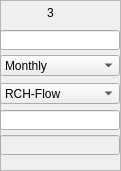
     <widget class="QFrame" name="frame_5">
      <property name="geometry">
       <rect>
        <x>425</x>
        <y>255</y>
        <width>121</width>
        <height>171</height>
       </rect>
      </property>
      <property name="frameShape">
       <enum>QFrame::StyledPanel</enum>
      </property>
      <property name="frameShadow">
       <enum>QFrame::Raised</enum>
      </property>
      <widget class="QLineEdit" name="txt_sub_3">
       <property name="geometry">
        <rect>
         <x>0</x>
         <y>30</y>
         <width>120</width>
         <height>20</height>
        </rect>
       </property>
       <property name="inputMethodHints">
        <set>Qt::ImhPreferNumbers</set>
       </property>
       <property name="alignment">
        <set>Qt::AlignRight|Qt::AlignTrailing|Qt::AlignVCenter</set>
       </property>
      </widget>
      <widget class="QLineEdit" name="txt_weight_3">
       <property name="geometry">
        <rect>
         <x>0</x>
         <y>110</y>
         <width>120</width>
         <height>20</height>
        </rect>
       </property>
       <property name="inputMethodHints">
        <set>Qt::ImhPreferNumbers</set>
       </property>
       <property name="alignment">
        <set>Qt::AlignRight|Qt::AlignTrailing|Qt::AlignVCenter</set>
       </property>
      </widget>
      <widget class="QLabel" name="label_23">
       <property name="geometry">
        <rect>
         <x>40</x>
         <y>5</y>
         <width>21</width>
         <height>16</height>
        </rect>
       </property>
       <property name="cursor">
        <cursorShape>ArrowCursor</cursorShape>
       </property>
       <property name="text">
        <string>3</string>
       </property>
       <property name="alignment">
        <set>Qt::AlignCenter</set>
       </property>
      </widget>
      <widget class="QLineEdit" name="txt_crop_3">
       <property name="enabled">
        <bool>false</bool>
       </property>
       <property name="geometry">
        <rect>
         <x>0</x>
         <y>135</y>
         <width>120</width>
         <height>20</height>
        </rect>
       </property>
       <property name="inputMethodHints">
        <set>Qt::ImhPreferNumbers</set>
       </property>
       <property name="text">
        <string/>
       </property>
       <property name="alignment">
        <set>Qt::AlignRight|Qt::AlignTrailing|Qt::AlignVCenter</set>
       </property>
      </widget>
      <widget class="QComboBox" name="txt_dt_3">
       <property name="geometry">
        <rect>
         <x>0</x>
         <y>55</y>
         <width>120</width>
         <height>21</height>
        </rect>
       </property>
       <item>
        <property name="text">
         <string>Monthly</string>
        </property>
       </item>
       <item>
        <property name="text">
         <string>Daily</string>
        </property>
       </item>
       <item>
        <property name="text">
         <string>Yearly</string>
        </property>
       </item>
       <item>
        <property name="text">
         <string>Annual Crop</string>
        </property>
       </item>
       <item>
        <property name="text">
         <string>Avg Crop</string>
        </property>
       </item>
      </widget>
      <widget class="QComboBox" name="txt_apex_out_3">
       <property name="geometry">
        <rect>
         <x>0</x>
         <y>83</y>
         <width>120</width>
         <height>21</height>
        </rect>
       </property>
       <item>
        <property name="text">
         <string>RCH-Flow</string>
        </property>
       </item>
       <item>
        <property name="text">
         <string>RCH-Sediment</string>
        </property>
       </item>
       <item>
        <property name="text">
         <string>RCH-TN</string>
        </property>
       </item>
       <item>
        <property name="text">
         <string>RCH-TP</string>
        </property>
       </item>
       <item>
        <property name="text">
         <string>RCH-MineralN</string>
        </property>
       </item>
       <item>
        <property name="text">
         <string>RCH-OrganicN</string>
        </property>
       </item>
       <item>
        <property name="text">
         <string>RCH-MineralP</string>
        </property>
       </item>
       <item>
        <property name="text">
         <string>RCH-OrganicP</string>
        </property>
       </item>
       <item>
        <property name="text">
         <string>RCH-PEST</string>
        </property>
       </item>
       <item>
        <property name="text">
         <string>SUB-WaterYld</string>
        </property>
       </item>
       <item>
        <property name="text">
         <string>SUB-Runoff</string>
        </property>
       </item>
       <item>
        <property name="text">
         <string>SUB-QDr</string>
        </property>
       </item>
       <item>
        <property name="text">
         <string>SUB-ResQ</string>
        </property>
       </item>
       <item>
        <property name="text">
         <string>SUB-PET</string>
        </property>
       </item>
       <item>
        <property name="text">
         <string>SUB-ET</string>
        </property>
       </item>
       <item>
        <property name="text">
         <string>SUB-SW</string>
        </property>
       </item>
       <item>
        <property name="text">
         <string>SUB-SedYld</string>
        </property>
       </item>
       <item>
        <property name="text">
         <string>SUB-QN</string>
        </property>
       </item>
       <item>
        <property name="text">
         <string>SUB-QP</string>
        </property>
       </item>
       <item>
        <property name="text">
         <string>SUB-OrgN</string>
        </property>
       </item>
       <item>
        <property name="text">
         <string>SUB-OrgP</string>
        </property>
       </item>
       <item>
        <property name="text">
         <string>SUB-QDrN</string>
        </property>
       </item>
       <item>
        <property name="text">
         <string>SUB-QDrP</string>
        </property>
       </item>
       <item>
        <property name="text">
         <string>SUB-STMP</string>
        </property>
       </item>
       <item>
        <property name="text">
         <string>CRP-BIOM</string>
        </property>
       </item>
       <item>
        <property name="text">
         <string>CRP-STL</string>
        </property>
       </item>
       <item>
        <property name="text">
         <string>CRP-LAI</string>
        </property>
       </item>
       <item>
        <property name="text">
         <string>CRP-CHT</string>
        </property>
       </item>
       <item>
        <property name="text">
         <string>ACY-YLDG</string>
        </property>
       </item>
       <item>
        <property name="text">
         <string>SED-HFLUX</string>
        </property>
       </item>
       <item>
        <property name="text">
         <string>SED-VFLUX</string>
        </property>
       </item>
      </widget>
     </widget>
